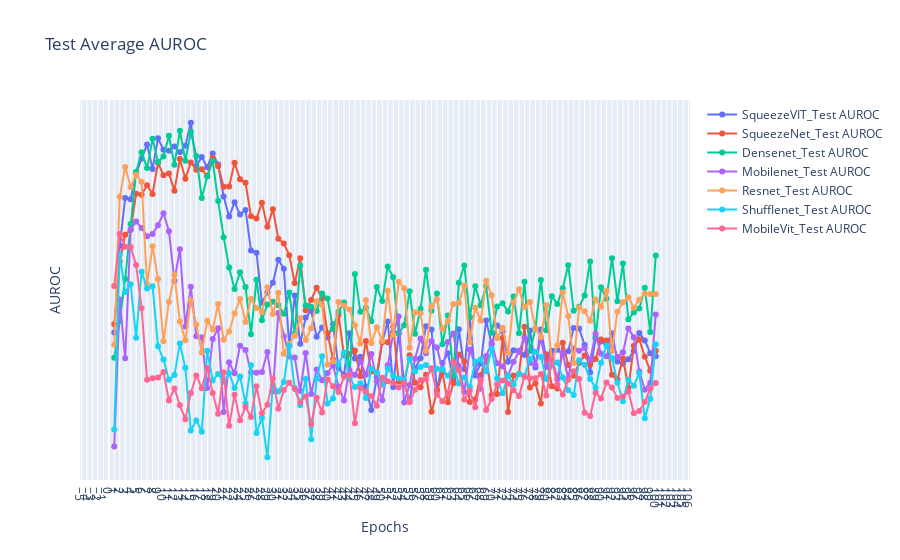

Notebook code cell kept with this figure:
### Code cell
fig = go.Figure()
for exps in test_auroc_data.keys():
    # plt.plot(epochs, loss_data[exps][0], label=exps + 'Train Loss', marker='o')
    # plt.plot(epochs, loss_data[exps][1], label=exps + 'Validation Loss', marker='o')
    # fig.add_trace(go.Scatter(x=epochs, y=auroc_data[exps][0], mode='lines+markers', name=exps + '_Train Loss'))
    fig.add_trace(go.Scatter(x=epochs, y=test_auroc_data[exps], mode='lines+markers', name=exps + '_Test AUROC'))
# fig.add_trace(go.Scatter(x=epochs, y=train_loss, mode='lines+markers', name='Train Loss'))
# fig.add_trace(go.Scatter(x=epochs, y=val_loss, mode='lines+markers', name='Validation Loss'))

fig.update_layout(
    title='Test Average AUROC',
    xaxis_title='Epochs',
    yaxis_title='AUROC',
    xaxis=dict(tickmode='linear'),
    yaxis=dict(tickmode='linear'),
    # legend=dict(x=0, y=1),
    # grid=dict(),
)

fig.show()
